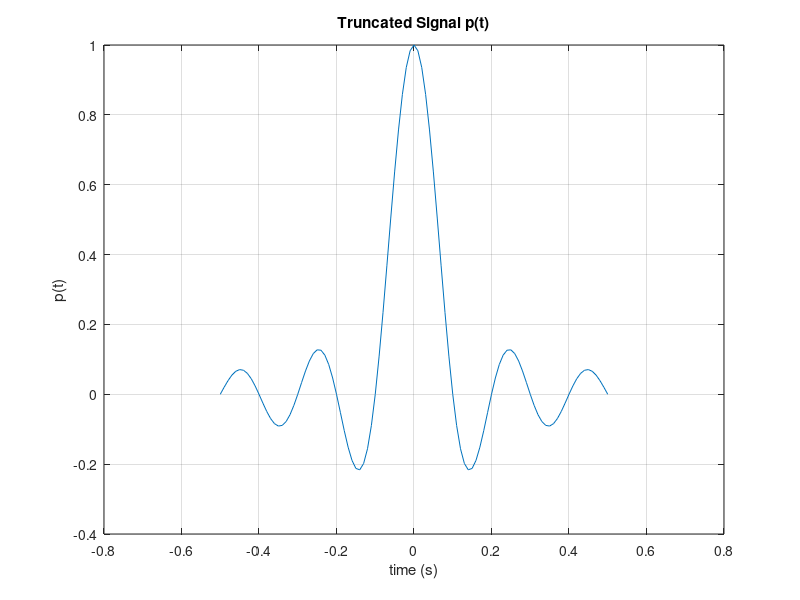
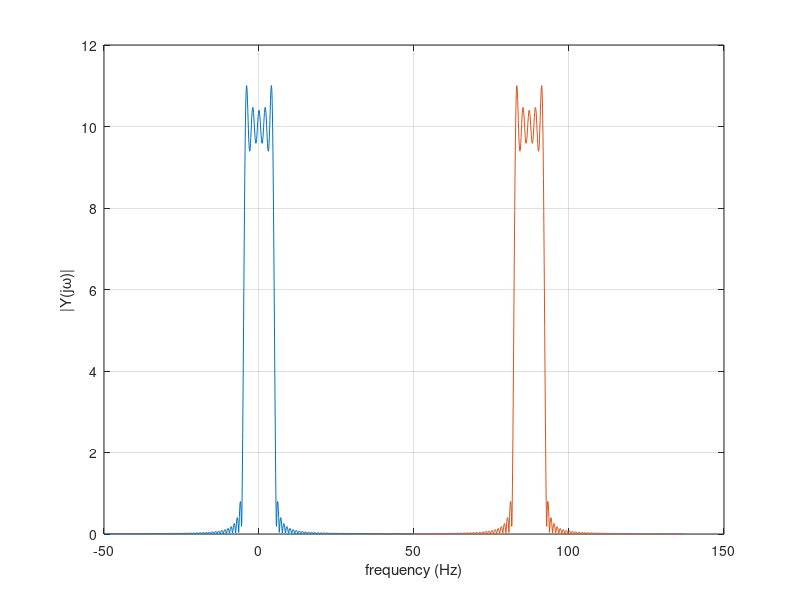
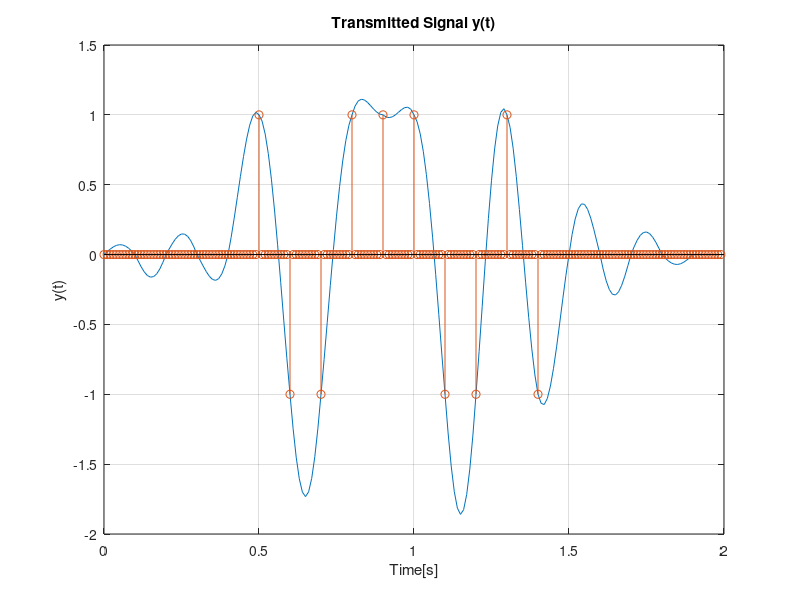

Reproduce these figures in MATLAB, in order. (Note: this script raises an error after producing the figures.)
% Case Study 2
% Leandre Pestcoe and Julianne Wegmann
% ESE 351: Signals and Systems
% Created on: 4/20/21, Last Edited on: 4/21/21

%% Define Pulse Shape p(t)
Ts = 0.1; %symbol period (rate 1/Ts)
dt = 0.01; %sample period
w = 5*Ts; %width
t = -w:dt:w; %time vector
fs = 1/dt; %sample frequency

%sinc
sinc_p_t = sinc(t/Ts); %define sinc

%triangular pulse
triang_p_t = tripuls(t,w*2);

%decide which signal to use for simulation
p_t = sinc_p_t;

figure, plot(t,p_t), grid on;
xlabel('time (s)'), ylabel('p(t)'), title('Truncated Signal p(t)')

%% Nyquist Criteria

Nfft = 1024; %length of fft
f1 = (-fs/2:fs/Nfft:(fs/2));
f2 = (fs-2*pi/Ts:fs/Nfft:fs+(2*pi/Ts));
fft_signal = abs(fft(p_t,Nfft));
fft_signal1 = [fft_signal((length(fft_signal)/2)+1:end), fft_signal(1:(length(fft_signal)/2))];

figure
plot(f1(1:length(fft_signal1)),fft_signal1), grid on;
hold on
plot(f2(1:length(fft_signal1)),fft_signal1), grid on;
xlabel('frequency (Hz)'), ylabel('|Y(j\omega)|');

%% Noise-free PAM Signal y(t)
N = 10;
bits1 = 2*((rand(1,N)>0.5)-0.5);
bits2 = 2*((rand(1,N)>0.5)-0.5);
bits3 = 2*((rand(1,N)>0.5)-0.5);

x_t1 = zeros(1,N*(Ts/dt));
for i=1:length(bits1)
    x_t1((i-1)*(Ts/dt)+1)=bits1(i);
end
y_t1 = conv(x_t1,p_t);
t = (0:length(y_t1)-1)*dt;
x_new = zeros(1,length(y_t1));
x_new((length(p_t)+1)/2:(length(x_t1)+(length(p_t)+1)/2)-1) = x_t1;

figure();
plot(t,y_t1), grid on;
hold on
stem(t,x_new);
title('Transmitted Signal y(t)');
xlabel('Time[s]');
ylabel('y(t)');

%% Signal Modulation (Up-Conversion)
wc20 = 2*pi*20; %20 Hz modulation
mod_signal20 = y_t1.*cos(wc*t);

figure
subplot(2,1,1), plot(t,mod_signal), grid on;
xlabel('time (s)'), ylabel('y(t)cos(wc*t)'), title('Modulated Signal')

Nfft = 1024; %length of fft
f = (0:fs/Nfft:fs-fs/Nfft);
subplot(2,1,2), plot(f,abs(fft(mod_signal,Nfft))), grid on;
xlabel('frequency (Hz)'), ylabel('|Y(j\omega)|');

%% Noisy Recieved Signal r(t)
sigma = 0.5;
n_t = sigma*randn(1,length(mod_signal));
r_t = mod_signal + n_t;

plot(t,r_t(1:length(t)));
title('Received Signal r(t)');
xlabel('Time[s]');
ylabel('Amplitude');

%% Signal Demodulation (Down-Conversion)
demod_signal = r_t.*cos(wc*t);

figure
subplot(2,1,1), plot(t,demod_signal), grid on;
xlabel('time (s)'), ylabel('x_r(t)'), title('Demod (without LPF)')

f = (0:fs/Nfft:fs-fs/Nfft);
subplot(2,1,2), plot(f,abs(fft(demod_signal,Nfft))), grid on;
xlabel('frequency (Hz)'), ylabel('|X_r(j\omega)|')

%% Matched Filter Receiver

xn_tilda = ones(1,length(t));
p_neg = p_t(end:-1:1);
z_t = conv(r_t,p_neg);
for i=1:length(z_t)
    if z_t(i)<=0
        xn_tilda(i)=-1;
    end
end

%plot(t,xn_tilda(1:length(t)));
plot(z_t);

%% Noise Levels and Error Rates
